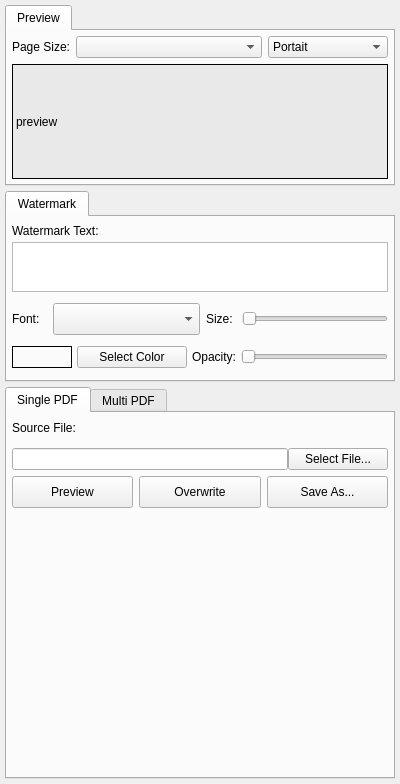
<?xml version="1.0" encoding="UTF-8"?>
<ui version="4.0">
 <class>MainWindow</class>
 <widget class="QMainWindow" name="MainWindow">
  <property name="geometry">
   <rect>
    <x>0</x>
    <y>0</y>
    <width>400</width>
    <height>784</height>
   </rect>
  </property>
  <property name="sizePolicy">
   <sizepolicy hsizetype="Minimum" vsizetype="Fixed">
    <horstretch>0</horstretch>
    <verstretch>0</verstretch>
   </sizepolicy>
  </property>
  <property name="minimumSize">
   <size>
    <width>400</width>
    <height>0</height>
   </size>
  </property>
  <property name="maximumSize">
   <size>
    <width>16777215</width>
    <height>16777215</height>
   </size>
  </property>
  <property name="windowTitle">
   <string>MainWindow</string>
  </property>
  <property name="iconSize">
   <size>
    <width>128</width>
    <height>128</height>
   </size>
  </property>
  <widget class="QWidget" name="centralwidget">
   <layout class="QGridLayout" name="gridLayout_3" rowstretch="1,0,0">
    <property name="leftMargin">
     <number>5</number>
    </property>
    <property name="topMargin">
     <number>5</number>
    </property>
    <property name="rightMargin">
     <number>5</number>
    </property>
    <property name="bottomMargin">
     <number>5</number>
    </property>
    <property name="horizontalSpacing">
     <number>0</number>
    </property>
    <property name="verticalSpacing">
     <number>5</number>
    </property>
    <item row="0" column="0">
     <widget class="QTabWidget" name="previewTabWidget">
      <property name="currentIndex">
       <number>0</number>
      </property>
      <widget class="QWidget" name="previewTab">
       <attribute name="title">
        <string>Preview</string>
       </attribute>
       <layout class="QVBoxLayout" name="verticalLayout_5" stretch="0,1">
        <property name="leftMargin">
         <number>5</number>
        </property>
        <property name="topMargin">
         <number>5</number>
        </property>
        <property name="rightMargin">
         <number>5</number>
        </property>
        <property name="bottomMargin">
         <number>5</number>
        </property>
        <item>
         <layout class="QHBoxLayout" name="horizontalLayout_9" stretch="0,1,0">
          <property name="topMargin">
           <number>0</number>
          </property>
          <property name="rightMargin">
           <number>0</number>
          </property>
          <property name="bottomMargin">
           <number>0</number>
          </property>
          <item>
           <widget class="QLabel" name="label_5">
            <property name="maximumSize">
             <size>
              <width>70</width>
              <height>16777215</height>
             </size>
            </property>
            <property name="text">
             <string>Page Size:</string>
            </property>
           </widget>
          </item>
          <item>
           <widget class="QComboBox" name="previewPagesizeDropdown">
            <property name="minimumSize">
             <size>
              <width>150</width>
              <height>0</height>
             </size>
            </property>
           </widget>
          </item>
          <item>
           <widget class="QComboBox" name="previewOrientationDropdown">
            <property name="minimumSize">
             <size>
              <width>120</width>
              <height>0</height>
             </size>
            </property>
            <property name="maximumSize">
             <size>
              <width>120</width>
              <height>16777215</height>
             </size>
            </property>
            <item>
             <property name="text">
              <string>Portait</string>
             </property>
            </item>
            <item>
             <property name="text">
              <string>Landscape</string>
             </property>
            </item>
           </widget>
          </item>
         </layout>
        </item>
        <item>
         <widget class="QLabel" name="previewCanvas">
          <property name="minimumSize">
           <size>
            <width>0</width>
            <height>100</height>
           </size>
          </property>
          <property name="styleSheet">
           <string notr="true">background-color: #e9e9e9;
border: 1px solid #000;</string>
          </property>
          <property name="text">
           <string>preview</string>
          </property>
         </widget>
        </item>
       </layout>
      </widget>
     </widget>
    </item>
    <item row="2" column="0">
     <widget class="QTabWidget" name="tabWidget">
      <property name="minimumSize">
       <size>
        <width>0</width>
        <height>0</height>
       </size>
      </property>
      <property name="currentIndex">
       <number>0</number>
      </property>
      <widget class="QWidget" name="singleTab">
       <property name="minimumSize">
        <size>
         <width>0</width>
         <height>100</height>
        </size>
       </property>
       <property name="maximumSize">
        <size>
         <width>16777215</width>
         <height>100</height>
        </size>
       </property>
       <attribute name="title">
        <string>Single PDF</string>
       </attribute>
       <layout class="QVBoxLayout" name="verticalLayout" stretch="0,0,0">
        <property name="spacing">
         <number>-1</number>
        </property>
        <property name="leftMargin">
         <number>5</number>
        </property>
        <property name="topMargin">
         <number>0</number>
        </property>
        <property name="rightMargin">
         <number>5</number>
        </property>
        <property name="bottomMargin">
         <number>5</number>
        </property>
        <item>
         <widget class="QLabel" name="label">
          <property name="text">
           <string>Source File:</string>
          </property>
         </widget>
        </item>
        <item>
         <layout class="QHBoxLayout" name="horizontalLayout_5" stretch="1,0">
          <property name="spacing">
           <number>0</number>
          </property>
          <property name="sizeConstraint">
           <enum>QLayout::SetDefaultConstraint</enum>
          </property>
          <item>
           <widget class="QLineEdit" name="singleSrcFileTxtBox">
            <property name="minimumSize">
             <size>
              <width>0</width>
              <height>22</height>
             </size>
            </property>
            <property name="maximumSize">
             <size>
              <width>16777215</width>
              <height>22</height>
             </size>
            </property>
           </widget>
          </item>
          <item>
           <widget class="QPushButton" name="singleSelectSrcBtn">
            <property name="minimumSize">
             <size>
              <width>100</width>
              <height>22</height>
             </size>
            </property>
            <property name="maximumSize">
             <size>
              <width>100</width>
              <height>22</height>
             </size>
            </property>
            <property name="text">
             <string>Select File...</string>
            </property>
           </widget>
          </item>
         </layout>
        </item>
        <item>
         <layout class="QHBoxLayout" name="horizontalLayout_6">
          <property name="topMargin">
           <number>0</number>
          </property>
          <property name="bottomMargin">
           <number>0</number>
          </property>
          <item>
           <widget class="QPushButton" name="singlePreviewBtn">
            <property name="minimumSize">
             <size>
              <width>0</width>
              <height>32</height>
             </size>
            </property>
            <property name="maximumSize">
             <size>
              <width>16777215</width>
              <height>32</height>
             </size>
            </property>
            <property name="text">
             <string>Preview</string>
            </property>
           </widget>
          </item>
          <item>
           <widget class="QPushButton" name="singleOverwriteBtn">
            <property name="minimumSize">
             <size>
              <width>0</width>
              <height>32</height>
             </size>
            </property>
            <property name="maximumSize">
             <size>
              <width>16777215</width>
              <height>32</height>
             </size>
            </property>
            <property name="text">
             <string>Overwrite</string>
            </property>
           </widget>
          </item>
          <item>
           <widget class="QPushButton" name="singleSaveAsBtn">
            <property name="minimumSize">
             <size>
              <width>0</width>
              <height>32</height>
             </size>
            </property>
            <property name="maximumSize">
             <size>
              <width>16777215</width>
              <height>32</height>
             </size>
            </property>
            <property name="text">
             <string>Save As...</string>
            </property>
           </widget>
          </item>
         </layout>
        </item>
       </layout>
      </widget>
      <widget class="QWidget" name="batchTab">
       <property name="minimumSize">
        <size>
         <width>0</width>
         <height>362</height>
        </size>
       </property>
       <property name="maximumSize">
        <size>
         <width>16777215</width>
         <height>362</height>
        </size>
       </property>
       <attribute name="title">
        <string>Multi PDF</string>
       </attribute>
       <layout class="QGridLayout" name="gridLayout" rowstretch="0,0,0,0,0,0,0,0,0,0">
        <property name="leftMargin">
         <number>5</number>
        </property>
        <property name="topMargin">
         <number>5</number>
        </property>
        <property name="rightMargin">
         <number>5</number>
        </property>
        <property name="bottomMargin">
         <number>5</number>
        </property>
        <property name="spacing">
         <number>5</number>
        </property>
        <item row="9" column="0" colspan="2">
         <spacer name="verticalSpacer_2">
          <property name="orientation">
           <enum>Qt::Vertical</enum>
          </property>
          <property name="sizeHint" stdset="0">
           <size>
            <width>0</width>
            <height>0</height>
           </size>
          </property>
         </spacer>
        </item>
        <item row="4" column="0">
         <widget class="QRadioButton" name="copyFilenameRadioBtn">
          <property name="minimumSize">
           <size>
            <width>0</width>
            <height>22</height>
           </size>
          </property>
          <property name="maximumSize">
           <size>
            <width>16777215</width>
            <height>22</height>
           </size>
          </property>
          <property name="text">
           <string>Copy Filename</string>
          </property>
          <property name="checked">
           <bool>true</bool>
          </property>
         </widget>
        </item>
        <item row="3" column="0" colspan="2">
         <layout class="QHBoxLayout" name="horizontalLayout_2" stretch="1,0,0">
          <property name="spacing">
           <number>0</number>
          </property>
          <item>
           <widget class="QLineEdit" name="outDirTextBox">
            <property name="minimumSize">
             <size>
              <width>0</width>
              <height>22</height>
             </size>
            </property>
            <property name="maximumSize">
             <size>
              <width>16777215</width>
              <height>22</height>
             </size>
            </property>
           </widget>
          </item>
          <item>
           <widget class="QPushButton" name="quickOutDirBtn">
            <property name="minimumSize">
             <size>
              <width>22</width>
              <height>22</height>
             </size>
            </property>
            <property name="maximumSize">
             <size>
              <width>22</width>
              <height>22</height>
             </size>
            </property>
            <property name="text">
             <string>.</string>
            </property>
           </widget>
          </item>
          <item>
           <widget class="QPushButton" name="selectOutDirBtn">
            <property name="minimumSize">
             <size>
              <width>100</width>
              <height>22</height>
             </size>
            </property>
            <property name="maximumSize">
             <size>
              <width>130</width>
              <height>22</height>
             </size>
            </property>
            <property name="text">
             <string>Select Folder...</string>
            </property>
           </widget>
          </item>
         </layout>
        </item>
        <item row="0" column="0" colspan="2">
         <widget class="QLabel" name="label_9">
          <property name="minimumSize">
           <size>
            <width>0</width>
            <height>18</height>
           </size>
          </property>
          <property name="maximumSize">
           <size>
            <width>16777215</width>
            <height>18</height>
           </size>
          </property>
          <property name="sizeIncrement">
           <size>
            <width>0</width>
            <height>0</height>
           </size>
          </property>
          <property name="text">
           <string>Source Folder:</string>
          </property>
         </widget>
        </item>
        <item row="1" column="0" colspan="2">
         <layout class="QHBoxLayout" name="horizontalLayout" stretch="1,0,0">
          <property name="spacing">
           <number>0</number>
          </property>
          <property name="sizeConstraint">
           <enum>QLayout::SetDefaultConstraint</enum>
          </property>
          <item>
           <widget class="QLineEdit" name="srcDirTextBox">
            <property name="minimumSize">
             <size>
              <width>0</width>
              <height>22</height>
             </size>
            </property>
            <property name="maximumSize">
             <size>
              <width>16777215</width>
              <height>22</height>
             </size>
            </property>
           </widget>
          </item>
          <item>
           <widget class="QPushButton" name="quickSrcDirBtn">
            <property name="minimumSize">
             <size>
              <width>22</width>
              <height>22</height>
             </size>
            </property>
            <property name="maximumSize">
             <size>
              <width>22</width>
              <height>22</height>
             </size>
            </property>
            <property name="text">
             <string>.</string>
            </property>
           </widget>
          </item>
          <item>
           <widget class="QPushButton" name="selectSrcDirBtn">
            <property name="minimumSize">
             <size>
              <width>100</width>
              <height>22</height>
             </size>
            </property>
            <property name="maximumSize">
             <size>
              <width>130</width>
              <height>22</height>
             </size>
            </property>
            <property name="text">
             <string>Select Folder...</string>
            </property>
           </widget>
          </item>
         </layout>
        </item>
        <item row="6" column="1">
         <layout class="QHBoxLayout" name="horizontalLayout_4" stretch="0,1">
          <property name="spacing">
           <number>0</number>
          </property>
          <property name="rightMargin">
           <number>0</number>
          </property>
          <item>
           <widget class="QRadioButton" name="addSuffixRadioBtn">
            <property name="sizePolicy">
             <sizepolicy hsizetype="Fixed" vsizetype="Fixed">
              <horstretch>0</horstretch>
              <verstretch>0</verstretch>
             </sizepolicy>
            </property>
            <property name="minimumSize">
             <size>
              <width>90</width>
              <height>22</height>
             </size>
            </property>
            <property name="maximumSize">
             <size>
              <width>90</width>
              <height>22</height>
             </size>
            </property>
            <property name="text">
             <string>Add suffix</string>
            </property>
           </widget>
          </item>
          <item>
           <widget class="QLineEdit" name="suffixTextBox">
            <property name="minimumSize">
             <size>
              <width>0</width>
              <height>22</height>
             </size>
            </property>
            <property name="maximumSize">
             <size>
              <width>16777215</width>
              <height>21</height>
             </size>
            </property>
           </widget>
          </item>
         </layout>
        </item>
        <item row="4" column="1">
         <widget class="QRadioButton" name="addWatermarkedSuffixRadioBtn">
          <property name="minimumSize">
           <size>
            <width>0</width>
            <height>22</height>
           </size>
          </property>
          <property name="maximumSize">
           <size>
            <width>16777215</width>
            <height>22</height>
           </size>
          </property>
          <property name="text">
           <string>Add &quot;watermarked&quot; suffix</string>
          </property>
         </widget>
        </item>
        <item row="6" column="0">
         <layout class="QHBoxLayout" name="horizontalLayout_3" stretch="0,1">
          <property name="spacing">
           <number>0</number>
          </property>
          <property name="rightMargin">
           <number>0</number>
          </property>
          <item>
           <widget class="QRadioButton" name="addPrefixRadioBtn">
            <property name="sizePolicy">
             <sizepolicy hsizetype="Fixed" vsizetype="Fixed">
              <horstretch>0</horstretch>
              <verstretch>0</verstretch>
             </sizepolicy>
            </property>
            <property name="minimumSize">
             <size>
              <width>90</width>
              <height>22</height>
             </size>
            </property>
            <property name="maximumSize">
             <size>
              <width>90</width>
              <height>22</height>
             </size>
            </property>
            <property name="text">
             <string>Add prefix</string>
            </property>
           </widget>
          </item>
          <item>
           <widget class="QLineEdit" name="prefixTextBox">
            <property name="minimumSize">
             <size>
              <width>0</width>
              <height>22</height>
             </size>
            </property>
            <property name="maximumSize">
             <size>
              <width>16777215</width>
              <height>21</height>
             </size>
            </property>
           </widget>
          </item>
         </layout>
        </item>
        <item row="2" column="0" colspan="2">
         <widget class="QLabel" name="label_10">
          <property name="minimumSize">
           <size>
            <width>0</width>
            <height>18</height>
           </size>
          </property>
          <property name="maximumSize">
           <size>
            <width>16777215</width>
            <height>18</height>
           </size>
          </property>
          <property name="sizeIncrement">
           <size>
            <width>0</width>
            <height>0</height>
           </size>
          </property>
          <property name="text">
           <string>Output Folder:</string>
          </property>
         </widget>
        </item>
        <item row="7" column="0">
         <widget class="QPushButton" name="batchPreviewBtn">
          <property name="minimumSize">
           <size>
            <width>50</width>
            <height>32</height>
           </size>
          </property>
          <property name="maximumSize">
           <size>
            <width>16777215</width>
            <height>32</height>
           </size>
          </property>
          <property name="text">
           <string>Preview</string>
          </property>
         </widget>
        </item>
        <item row="7" column="1">
         <widget class="QPushButton" name="goBtn">
          <property name="minimumSize">
           <size>
            <width>50</width>
            <height>32</height>
           </size>
          </property>
          <property name="maximumSize">
           <size>
            <width>16777215</width>
            <height>32</height>
           </size>
          </property>
          <property name="text">
           <string>Mark All</string>
          </property>
         </widget>
        </item>
       </layout>
      </widget>
     </widget>
    </item>
    <item row="1" column="0">
     <widget class="QTabWidget" name="watermarkTabWidget">
      <property name="currentIndex">
       <number>0</number>
      </property>
      <widget class="QWidget" name="watermarkTab">
       <attribute name="title">
        <string>Watermark</string>
       </attribute>
       <layout class="QVBoxLayout" name="verticalLayout_3">
        <property name="leftMargin">
         <number>5</number>
        </property>
        <property name="topMargin">
         <number>0</number>
        </property>
        <property name="rightMargin">
         <number>5</number>
        </property>
        <property name="bottomMargin">
         <number>5</number>
        </property>
        <item>
         <layout class="QVBoxLayout" name="verticalLayout_2">
          <property name="spacing">
           <number>2</number>
          </property>
          <property name="topMargin">
           <number>5</number>
          </property>
          <property name="bottomMargin">
           <number>5</number>
          </property>
          <item>
           <widget class="QLabel" name="label_13">
            <property name="minimumSize">
             <size>
              <width>0</width>
              <height>18</height>
             </size>
            </property>
            <property name="maximumSize">
             <size>
              <width>16777215</width>
              <height>18</height>
             </size>
            </property>
            <property name="sizeIncrement">
             <size>
              <width>0</width>
              <height>0</height>
             </size>
            </property>
            <property name="text">
             <string>Watermark Text:</string>
            </property>
           </widget>
          </item>
          <item>
           <widget class="QPlainTextEdit" name="watermarkTxtBox">
            <property name="minimumSize">
             <size>
              <width>0</width>
              <height>22</height>
             </size>
            </property>
            <property name="maximumSize">
             <size>
              <width>16777215</width>
              <height>50</height>
             </size>
            </property>
           </widget>
          </item>
         </layout>
        </item>
        <item>
         <layout class="QHBoxLayout" name="horizontalLayout_8" stretch="0,1,0,1">
          <property name="topMargin">
           <number>0</number>
          </property>
          <item>
           <widget class="QLabel" name="label_3">
            <property name="minimumSize">
             <size>
              <width>35</width>
              <height>22</height>
             </size>
            </property>
            <property name="maximumSize">
             <size>
              <width>35</width>
              <height>22</height>
             </size>
            </property>
            <property name="text">
             <string>Font:</string>
            </property>
           </widget>
          </item>
          <item>
           <widget class="QComboBox" name="fontDropdown">
            <property name="minimumSize">
             <size>
              <width>100</width>
              <height>32</height>
             </size>
            </property>
            <property name="maximumSize">
             <size>
              <width>16777215</width>
              <height>32</height>
             </size>
            </property>
           </widget>
          </item>
          <item>
           <widget class="QLabel" name="label_4">
            <property name="minimumSize">
             <size>
              <width>30</width>
              <height>22</height>
             </size>
            </property>
            <property name="maximumSize">
             <size>
              <width>30</width>
              <height>22</height>
             </size>
            </property>
            <property name="text">
             <string>Size:</string>
            </property>
           </widget>
          </item>
          <item>
           <widget class="QSlider" name="fontSizeSlider">
            <property name="minimumSize">
             <size>
              <width>100</width>
              <height>22</height>
             </size>
            </property>
            <property name="maximumSize">
             <size>
              <width>16777215</width>
              <height>22</height>
             </size>
            </property>
            <property name="orientation">
             <enum>Qt::Horizontal</enum>
            </property>
           </widget>
          </item>
         </layout>
        </item>
        <item>
         <layout class="QHBoxLayout" name="horizontalLayout_7">
          <property name="spacing">
           <number>5</number>
          </property>
          <property name="topMargin">
           <number>5</number>
          </property>
          <property name="bottomMargin">
           <number>5</number>
          </property>
          <item>
           <widget class="QLabel" name="colorLabel">
            <property name="minimumSize">
             <size>
              <width>60</width>
              <height>0</height>
             </size>
            </property>
            <property name="maximumSize">
             <size>
              <width>60</width>
              <height>22</height>
             </size>
            </property>
            <property name="styleSheet">
             <string notr="true">border: 1px solid #000;</string>
            </property>
            <property name="text">
             <string/>
            </property>
           </widget>
          </item>
          <item>
           <widget class="QPushButton" name="selectColorBtn">
            <property name="minimumSize">
             <size>
              <width>110</width>
              <height>22</height>
             </size>
            </property>
            <property name="maximumSize">
             <size>
              <width>110</width>
              <height>22</height>
             </size>
            </property>
            <property name="text">
             <string>Select Color</string>
            </property>
           </widget>
          </item>
          <item>
           <widget class="QLabel" name="label_2">
            <property name="minimumSize">
             <size>
              <width>0</width>
              <height>22</height>
             </size>
            </property>
            <property name="maximumSize">
             <size>
              <width>55</width>
              <height>22</height>
             </size>
            </property>
            <property name="text">
             <string>Opacity:</string>
            </property>
           </widget>
          </item>
          <item>
           <widget class="QSlider" name="opacitySlider">
            <property name="minimumSize">
             <size>
              <width>0</width>
              <height>22</height>
             </size>
            </property>
            <property name="maximumSize">
             <size>
              <width>16777215</width>
              <height>22</height>
             </size>
            </property>
            <property name="maximum">
             <number>100</number>
            </property>
            <property name="singleStep">
             <number>5</number>
            </property>
            <property name="orientation">
             <enum>Qt::Horizontal</enum>
            </property>
           </widget>
          </item>
         </layout>
        </item>
       </layout>
      </widget>
     </widget>
    </item>
   </layout>
  </widget>
  <action name="actionSelect_File">
   <property name="text">
    <string>Select File...</string>
   </property>
  </action>
  <action name="actionSelect_Folder">
   <property name="text">
    <string>Select Folder...</string>
   </property>
  </action>
  <action name="actionSelect_Output_Folder">
   <property name="text">
    <string>Select Output Folder...</string>
   </property>
  </action>
 </widget>
 <resources/>
 <connections/>
</ui>
